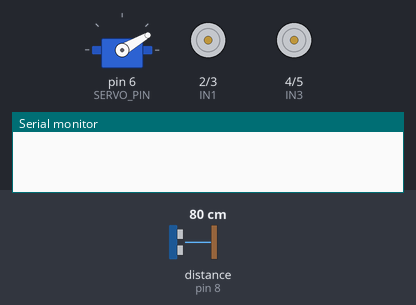
Bench run of a sketch on a simulated Arduino Uno, built with avr-gcc and run on an emulated ATmega328P. Parts: servo, motor-driver pin pairs drawn as motors (green arrow = first pin HIGH = forward, orange = second pin HIGH = backward, longer = more drive, scaled by the enable pin), the last lines printed to the serial monitor. Wiring (inferred from the names in the program): ultrasonic range finder: trigger pin 9; echo pin 8. Inputs (shaded band) come from the test bench; at power-on: distance to the obstacle (sensor on pin 8) 80 cm. The echo pulse lasts 58.3 µs per cm; random numbers use the default seed unless the sketch sets one.

Above: at 0.9 s.
1.6 s: distance to the obstacle (sensor on pin 8) set to 9 cm
At 3.05 s:
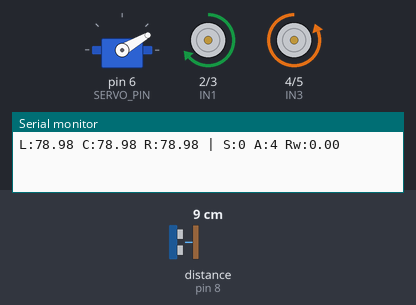
4.6 s: distance to the obstacle (sensor on pin 8) set to 18 cm
At 8.06 s:
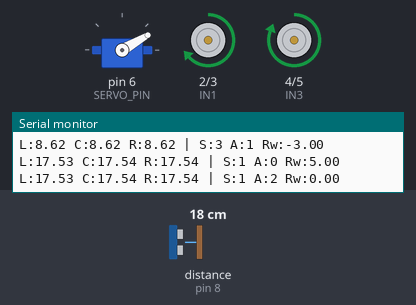
Timing chart, 0 to 15.4 s (numbered marks = the images above; inputs shaded):
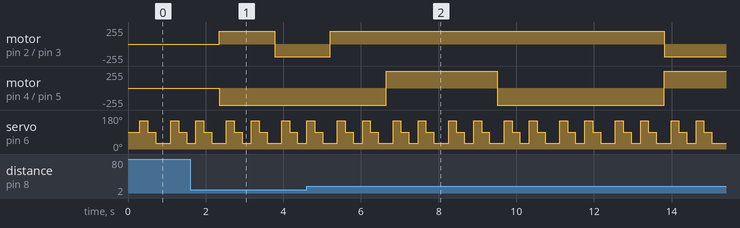

Measured:
- by itself, servo on pin 6 (SERVO_PIN): repeats every 1.4 s: 90° 0.20 s, 30° 0.38 s, 150° 0.20 s, 90° 0.20 s, 30° 0.24 s, 150° 0.20 s

The sketch:

q_learning_servo_scan.ino
```cpp
// =======================================================
//        Q-LEARNING CON SERVO ESCÁNER (L–C–R)
//        Estados = lado más libre (izq, cent, der, bloqueado)
// =======================================================

#include <Arduino.h>
#include <Servo.h>

// ---------------- PINES MOTORES ----------------
#define ENA 11
#define ENB 12

#define IN1 2
#define IN2 3
#define IN3 4
#define IN4 5

// ---------------- PINES ULTRASONICO -------------
#define TRIG 9
#define ECHO 8

// ---------------- PIN SERVO ---------------------
#define SERVO_PIN 6
Servo headServo;

// ---------------- VELOCIDAD ---------------------
int baseSpeed = 190;
int balance   = 10;

// ---------------- RL: ESTADOS Y ACCIONES --------
const int NUM_STATES  = 4;
const int NUM_ACTIONS = 5;

const int ACT_FWD   = 0;
const int ACT_LEFT  = 1;
const int ACT_RIGHT = 2;
const int ACT_BACK  = 3;
const int ACT_STOP  = 4;

// ---------------- PARÁMETROS Q-LEARNING ----------
float alpha = 0.35;
float gamma_val = 0.85;
float epsilon = 0.55;

float Q[NUM_STATES][NUM_ACTIONS];

// =======================================================
//                    MOTORES
// =======================================================
void forward() {
  digitalWrite(IN1, HIGH);
  digitalWrite(IN2, LOW);

  digitalWrite(IN3, LOW);
  digitalWrite(IN4, HIGH);

  analogWrite(ENA, baseSpeed);
  analogWrite(ENB, baseSpeed - balance);
}

void backward() {
  digitalWrite(IN1, LOW);
  digitalWrite(IN2, HIGH);

  digitalWrite(IN3, HIGH);
  digitalWrite(IN4, LOW);

  analogWrite(ENA, baseSpeed);
  analogWrite(ENB, baseSpeed - balance);
}

void leftTurn() {
  digitalWrite(IN1, LOW);
  digitalWrite(IN2, HIGH);

  digitalWrite(IN3, LOW);
  digitalWrite(IN4, HIGH);

  analogWrite(ENA, baseSpeed);
  analogWrite(ENB, baseSpeed);
}

void rightTurn() {
  digitalWrite(IN1, HIGH);
  digitalWrite(IN2, LOW);

  digitalWrite(IN3, HIGH);
  digitalWrite(IN4, LOW);

  analogWrite(ENA, baseSpeed);
  analogWrite(ENB, baseSpeed);
}

void stopCar() {
  digitalWrite(IN1, LOW);
  digitalWrite(IN2, LOW);
  digitalWrite(IN3, LOW);
  digitalWrite(IN4, LOW);
  analogWrite(ENA, 0);
  analogWrite(ENB, 0);
}

// =======================================================
//                    ULTRASONICO
// =======================================================
float getDistance() {
  digitalWrite(TRIG, LOW);
  delayMicroseconds(2);

  digitalWrite(TRIG, HIGH);
  delayMicroseconds(10);
  digitalWrite(TRIG, LOW);

  long duration = pulseIn(ECHO, HIGH, 25000);
  float dist = duration * 0.034 / 2;

  if (dist <= 0) dist = 120;
  return dist;
}

// =======================================================
//             SERVO: ESCANEO L – C – R
// =======================================================
float senseAt(int angle) {
  headServo.write(angle);
  delay(200); // estabilizar servo
  return getDistance();
}

void scanDistances(float &L, float &C, float &R) {
  L = senseAt(150);   // izquierda
  C = senseAt(90);    // centro
  R = senseAt(30);    // derecha
}

// =======================================================
//             ESTADOS: lado más libre
// =======================================================
//  S0 = izquierda es mejor
//  S1 = centro es mejor
//  S2 = derecha es mejor
//  S3 = todo bloqueado (< 12 cm)
// =======================================================
int getState(float L, float C, float R) {

  float maxD = max(L, max(C, R));

  if (maxD < 12) return 3; // bloqueado

  if (maxD == L) return 0;
  if (maxD == C) return 1;
  if (maxD == R) return 2;

  return 1;
}

// =======================================================
//              FUNCIÓN DE RECOMPENSA
// =======================================================
float computeReward(float L, float C, float R, int state, int action) {
  float r = 0.0;

  // SI ESTÁ TODO BLOQUEADO
  if (state == 3) {
    if (action == ACT_BACK) r += 4;
    else r -= 3;
  }

  // Recompensa por tomar el camino más libre
  if (state == 0 && action == ACT_LEFT)  r += 5;
  if (state == 1 && action == ACT_FWD)   r += 5;
  if (state == 2 && action == ACT_RIGHT) r += 5;

  // Castigo por tomar el camino equivocado
  if (state == 0 && action == ACT_RIGHT) r -= 3;
  if (state == 2 && action == ACT_LEFT)  r -= 3;

  return r;
}

// =======================================================
//           SELECCIÓN DE ACCIÓN (ε-GREEDY)
// =======================================================
int selectAction(int state) {
  if ((random(0, 1000) / 1000.0) < epsilon)
    return random(0, NUM_ACTIONS);

  float best = -9999;
  int bestA = 0;

  for (int a = 0; a < NUM_ACTIONS; a++) {
    if (Q[state][a] > best) {
      best = Q[state][a];
      bestA = a;
    }
  }
  return bestA;
}

void executeAction(int a) {
  if (a == ACT_FWD)   forward();
  if (a == ACT_LEFT)  leftTurn();
  if (a == ACT_RIGHT) rightTurn();
  if (a == ACT_BACK)  backward();
  if (a == ACT_STOP)  stopCar();
}

// =======================================================
//                        SETUP
// =======================================================
void setup() {
  Serial.begin(9600);

  pinMode(ENA, OUTPUT);
  pinMode(ENB, OUTPUT);

  pinMode(IN1, OUTPUT);
  pinMode(IN2, OUTPUT);
  pinMode(IN3, OUTPUT);
  pinMode(IN4, OUTPUT);

  pinMode(TRIG, OUTPUT);
  pinMode(ECHO, INPUT);

  headServo.attach(SERVO_PIN);
  headServo.write(90);
  delay(300);

  randomSeed(analogRead(A0));

  stopCar();
}

// =======================================================
//                        LOOP
// =======================================================
void loop() {

  // -------- 1) Escaneo completo --------
  float L, C, R;
  scanDistances(L, C, R);

  // -------- 2) Estado según lado más libre --------
  int state = getState(L, C, R);

  // -------- 3) Selección de acción --------
  int action = selectAction(state);

  // -------- 4) Ejecutar --------
  executeAction(action);
  delay(180);

  // -------- 5) Nuevo escaneo --------
  float L2, C2, R2;
  scanDistances(L2, C2, R2);

  // -------- 6) Recompensa --------
  float reward = computeReward(L, C, R, state, action);

  // -------- 7) Q-Learning update --------
  float maxNext = -9999;
  int nextState = getState(L2, C2, R2);

  for (int a = 0; a < NUM_ACTIONS; a++) {
    if (Q[nextState][a] > maxNext)
      maxNext = Q[nextState][a];
  }

  Q[state][action] += alpha * (reward + gamma_val * maxNext - Q[state][action]);

  // -------- 8) Debug --------
  Serial.print("L:"); Serial.print(L);
  Serial.print(" C:"); Serial.print(C);
  Serial.print(" R:"); Serial.print(R);
  Serial.print(" | S:"); Serial.print(state);
  Serial.print(" A:"); Serial.print(action);
  Serial.print(" Rw:"); Serial.println(reward);

  delay(40);
}
```
